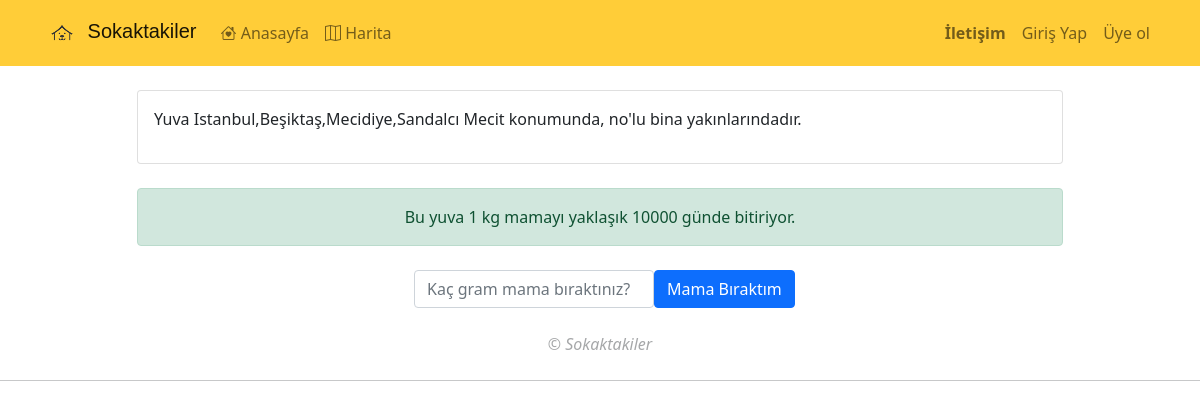
Screenshot of /yuva_details/14 with the database file from the repository.
### harita/models.py (models this page shows)
class Kulube(models.Model):
   il = models.CharField(max_length=50)
   ilce = models.CharField(max_length=100)
   mahalle = models.CharField(max_length=100)
   sokak = models.CharField(max_length=100)
   kapi = models.CharField(max_length=50)
   aciklama = models.CharField(max_length=500,blank=True)
   is_active = models.BooleanField(default=True)
   sontarih = models.DateTimeField(auto_now=True)
   created_at = models.DateTimeField(auto_now_add=True)
   sayac = models.IntegerField(default=1)
   img = models.CharField(max_length=100,default=f'{str(random.randint(1,8))}.jpeg')
   latitude = models.CharField(max_length=20,null=True)
   longitude = models.CharField(max_length=20,null=True)
   dogcat = models.CharField(max_length=20,default='Kedi')
   class Meta:
      ordering = ['sontarih']

### harita/views.py (the view, shortened to what this page needs)
# urls.py: path('yuva_details/<pk>',views.YuvaDetailsView.as_view(),name="yuva_details"),
class YuvaDetailsView(View):
   def get(self,request,*args,**kwargs):
      yuva = Kulube.objects.get(id=kwargs['pk'])
      if yuva.latitude is None:
         location = geocoder.osm(yuva.il+","+yuva.sokak)
         yuva.latitude = location.lat
         yuva.longitude = location.lng
         yuva.save()
      fark = (datetime.datetime.now(datetime.timezone.utc)-yuva.created_at).days
      oran = int(round(fark/(yuva.sayac/1000)))
      m = folium.Map(location=[yuva.latitude,yuva.longitude],zoom_start=18)
      folium.Marker([yuva.latitude,yuva.longitude]).add_to(m)
      m = m._repr_html_
      context = {'yuva':yuva,'oran':oran,'m':m}
      return render(request,'harita/yuva_details.html',context)

### harita/templates/harita/yuva_details.html (shortened to what this page needs)
{% extends "base.html" %}
{% load static %}
{% block content %}
<div class="container">
   <div class="row mt-4">
      <div class="col-md-10 offset-md-1">
         <div class="card">
            <div class="card-body">
               <p>Yuva {{yuva.il|title}},{{yuva.ilce|title}},{{yuva.mahalle|title}},{{yuva.sokak|title}} konumunda, {{yuva.kapı}} no'lu bina yakınlarındadır.</p>
            </div>
         </div>
         <div class="alert alert-success text-center mt-4">
            Bu yuva 1 kg mamayı yaklaşık {{oran}} günde bitiriyor.
         </div>
      </div>
      <div class="row mt-2">
         <div class="col-md-6 offset-md-4">
            <form name="form1" method="POST" onsubmit="return validateForm()">
               <input class="form-control" style="width: 15em; float: left;" name="kackilo" type="text" placeholder="Kaç gram mama bıraktınız?" aria-label="default input example">
               <input type="submit" id="demo" name="yuva" value="Mama Bıraktım" class="btn btn-primary">
            </form>
         </div>
      </div>
   </div>
</div>
{% endblock %}

### rows the page displays
Kulube: il "Istanbul", ilce "Beşiktaş", mahalle "Mecidiye", sokak "Sandalcı Mecit"

### other values shown
{{ oran }} "10000"
